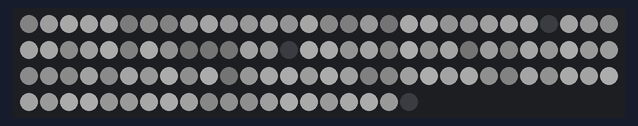
The program below on a simulated Raspberry Pi (BCM pin numbers). Shown: 110 RGB LEDs in strip order, left to right, continuing on the next row. Dim RGB values are drawn brighter than linear; random numbers come from a fixed seed.

Above: at 0.05 s.

The program:

bwstatic.py
```python
#!/usr/bin/env python3
import random
import board
import neopixel
import time

pixel_pin = board.D18

num_pixels = 110

ORDER = neopixel.GRB

pixels = neopixel.NeoPixel(pixel_pin, num_pixels, brightness=0.2, auto_write=False, pixel_order=ORDER)


while(True):
	for i in range(0,num_pixels-1):
		x = random.randrange(255)
		pixels[i]=(x,x,x)
	pixels.show()
	time.sleep(0.1)
```
